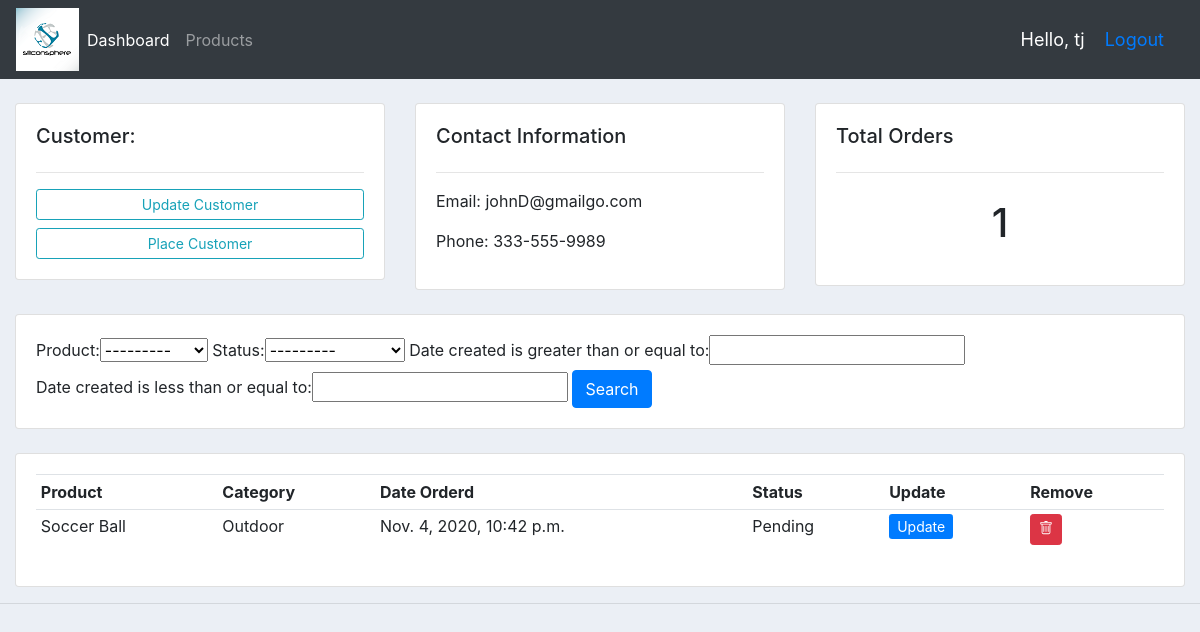
Page /customers/1/ (signed in) on the earlier database version.
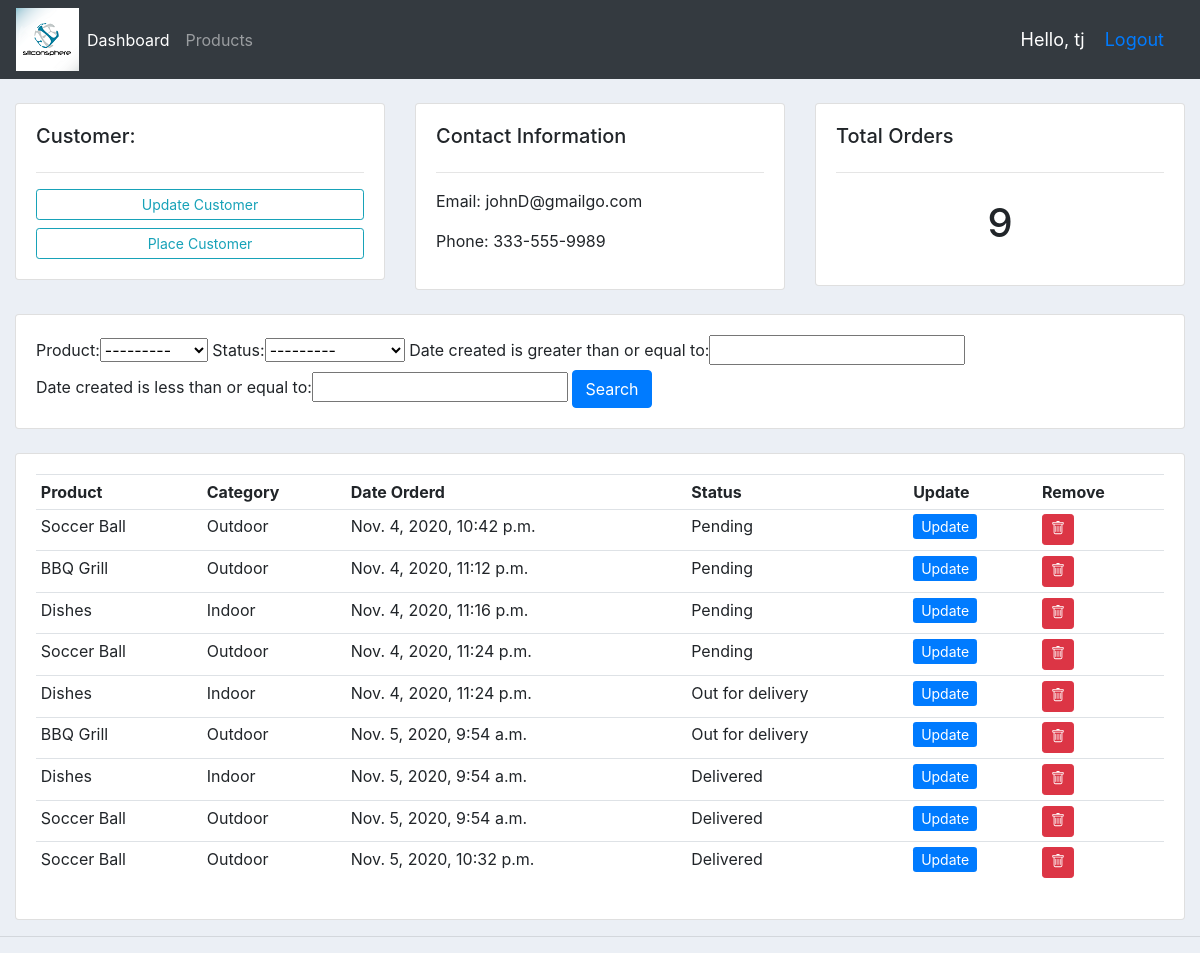
Same page on the later database version.
### accounts/models.py (models this page shows, shortened)
class Customer(models.Model):
    user = models.OneToOneField(User, null=True, on_delete=models.CASCADE)
    name = models.CharField(max_length=200, null=True)
    phone = models.CharField(max_length=200, null=True)
    email = models.EmailField(max_length=254, null=True)
    profile_pic = models.ImageField(default='defaultpro.png',null=True, blank=True)
    date_created = models.DateTimeField(auto_now_add=True, null=True)

class Order(models.Model):
    STATUS = (
            ('Pending', 'Pending'),
            ('Out for delivery', 'Out for delivery'),
            ('Delivered', 'Delivered'),
    )
    customer = models.ForeignKey(Customer, null=True, on_delete=models.SET_NULL)
    product = models.ForeignKey(Product, null=True, on_delete=models.SET_NULL)
    date_created = models.DateTimeField(auto_now_add=True, null=True)
    status = models.CharField(max_length=200, null=True, choices=STATUS)

class Product(models.Model):
    CATEGORY = (
            ('Indoor', 'Indoor'),
            ('Outdoor', 'Outdoor'),
    )
    name = models.CharField(max_length=200, null=True)
    price = models.FloatField(null=True)
    category = models.CharField(max_length=200, null=True, choices=CATEGORY)
    description = models.CharField(max_length=200, null=True, blank=True)
    date_created = models.DateTimeField(auto_now_add=True, null=True)
    tags = models.ManyToManyField(Tag)
    def __str__(self):
        return self.name

### accounts/views.py (the view)
# urls.py: path('customers/<str:primk>/', views.customers, name='customers'),
@login_required(login_url='login')
def customers(request, primk):
    customer = Customer.objects.get(id=primk)
    orders = customer.order_set.all()
    orders_count = orders.count()
    myFilter = OrderFilter(request.GET, queryset=orders)
    orders = myFilter.qs
    context = {'customer': customer, 'orders': orders, 'order_count':orders_count, 'myFilter':myFilter}
    return render(request, 'accounts/customers.html', context)

### accounts/templates/accounts/customers.html (shortened to what this page needs)
{% extends 'accounts/main.html' %}
{% block content %}
<br>
<div class="row">
	<div class="col-md">
		<div class="card card-body">
			<h5>Customer:</h5>
			<hr>
			<a class="btn btn-outline-info  btn-sm btn-block" href="">Update Customer</a>
			<a class="btn btn-outline-info  btn-sm btn-block" href="{% url 'create_order' customer.id %}">Place Customer</a>
		</div>
	</div>
	<div class="col-md">
		<div class="card card-body">
			<h5>Contact Information</h5>
			<hr>
			<p>Email: {{customer.email}}</p>
			<p>Phone: {{customer.phone}}</p>
		</div>
	</div>
	<div class="col-md">
		<div class="card card-body">
			<h5>Total Orders</h5>
			<hr>
			<h1 style="text-align: center;padding: 10px">{{order_count}}</h1>
		</div>
	</div>
</div>
<br>
<div class="row">
	<div class="col">
		<div class="card card-body">
			<form method="get">
				{{ myFilter.form }}
		    <button class="btn btn-primary" type="submit">Search</button>
		  </form>
		</div>
	</div>
</div>
<br>
<div class="row">
	<div class="col-md">
		<div class="card card-body">
			<table class="table table-sm">
				<tr>
					<th>Product</th>
					<th>Category</th>
					<th>Date Orderd</th>
					<th>Status</th>
					<th>Update</th>
					<th>Remove</th>
				</tr>
				{% for i in orders %}
				<tr>
					<td>{{i.product}}</td>
					<td>{{i.product.category}}</td>
					<td>{{i.date_created}}</td>
					<td>{{i.status}}</td>
					<td>
						<a href="{% url 'update_order' i.id %}" class="btn-sm btn-primary">Update</a></td>
					<td>
						<a href="{% url 'delete_order' i.id %}" class="btn btn-danger btn-sm">
						</a>
				</tr>
				{% endfor %}
			</table>
		</div>
	</div>
</div>
{% endblock %}

### accounts/templates/accounts/main.html (shortened to what this page needs)
<!DOCTYPE html>
<html lang="en">
    {% load static %}
<head>
        <link rel="stylesheet" href="https://maxcdn.bootstrapcdn.com/bootstrap/4.0.0/css/bootstrap.min.css">
        <link rel="stylesheet" type="text/css" href="{% static '/css/main.css' %}">
    </head>
    <body>
        {% include 'accounts/navbar.html' %}
        <div class="container-fluid">
            {% block content %}
            {% endblock %}
        </div>
        <hr>
    </body>
</html>

### accounts/templates/accounts/navbar.html (shortened to what this page needs)
{% load static %}
<nav class="navbar navbar-expand-lg navbar-dark bg-dark">
    <img src="{% static 'images/23.png' %}">
    <div class="collapse navbar-collapse" id="navbarNavAltMarkup">
      <div class="navbar-nav">
        {% if request.user.is_staff %}
          <a class="nav-item nav-link active" href="{% url 'dashboard' %}">Dashboard <span class="sr-only">(current)</span></a>
          <a class="nav-item nav-link" href="{% url 'products' %}">Products</a>
        {% elif request.user.is_customer %}
          <a class="nav-item nav-link" href="{% url 'account' %}">Settings</a>
        {% endif %}
      </div>
    </div>
    <span class="rt-side-msg">Hello, {{ request.user }} </span>
    <span class="rt-side-msg"><a href="{% url 'logout' %}">Logout</a></span>
  </nav>

### static/css/main.css (style rules this page uses)
body { background-color: #ebeff5; }

### accounts/templates/accounts/navbar.html (style rules this page uses)
.rt-side-msg { font-size: 18px; color: #fff; margin-right: 20px; float: right; }

Differences in the rows shown:
added Order: product "BBQ Grill", product.category "Outdoor", date_created "Nov. 4, 2020, 11:12 p.m.", status "Pending"
added Order: product "Dishes", product.category "Indoor", date_created "Nov. 4, 2020, 11:16 p.m.", status "Pending"
added Order: product "Soccer Ball", product.category "Outdoor", date_created "Nov. 4, 2020, 11:24 p.m.", status "Pending"
added Order: product "Dishes", product.category "Indoor", date_created "Nov. 4, 2020, 11:24 p.m.", status "Out for delivery"
added Order: product "BBQ Grill", product.category "Outdoor", date_created "Nov. 5, 2020, 9:54 a.m.", status "Out for delivery"
added Order: product "Dishes", product.category "Indoor", date_created "Nov. 5, 2020, 9:54 a.m.", status "Delivered"
added Order: product "Soccer Ball", product.category "Outdoor", date_created "Nov. 5, 2020, 9:54 a.m.", status "Delivered"
added Order: product "Soccer Ball", product.category "Outdoor", date_created "Nov. 5, 2020, 10:32 p.m.", status "Delivered"
Other differences:
{{ order_count }}: "1" → "9"
